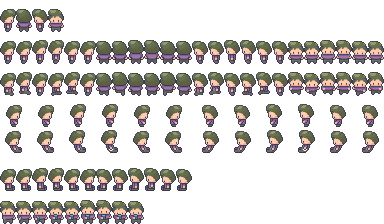
#> input picture prototype/assets/limezu/Adam_16x16.png, 384 x 224 px; its folder holds only this picture in this run
$ python make_coats.py
#> lines starting #> are read from the running program, lines starting #| are printed output that depends on the picture
# Build white-coat (doctor) variants of the LimeZu walk sheets by recolouring the
# shirt band to white. Output: assets/limezu/<Name>_coat.png, loaded by clinic2d.html.
# Re-run after changing the base character art.  Usage: python make_coats.py
from PIL import Image

NAMES = ['Adam', 'Amelia', 'Bob', 'Alex']
SRC = 'assets/limezu/%s_16x16.png'
OUT = 'assets/limezu/%s_coat.png'

def is_skin(r, g, b):
    return r > 150 and 90 < g < 205 and b < 175 and r > g >= b - 12

def whiten(r, g, b):
    L = 0.3*r + 0.59*g + 0.11*b
    if L < 80:                       # outline / deep fold -> keep a cool grey
        return (80, 86, 99, 255)
    t = max(0.0, min(1.0, (L - 80) / (150 - 80)))
    base = int(205 + t * 50)         # 205..255, shading preserved
    return (max(0, base - 5), max(0, base - 2), min(255, base + 4), 255)

def make(name):
#> called with name = 'Adam'
    im = Image.open(SRC % name).convert('RGBA')
#> im is the input picture: PIL image 384x224 RGBA; mean R, G, B, A 40.4, 36.3, 34.4, 76.5
    px = im.load(); W, H = im.size
#> after `W, H = im.size`: W = 384; H = 224
    out = im.copy(); o = out.load()
    for Y in range(H):
        if not (22 <= Y % 32 <= 28):  # shirt band within each 32px frame
            continue
        for X in range(W):
            r, g, b, a = px[X, Y]
            if a < 200 or is_skin(r, g, b):
                continue
            o[X, Y] = whiten(r, g, b)
    out.save(OUT % name)
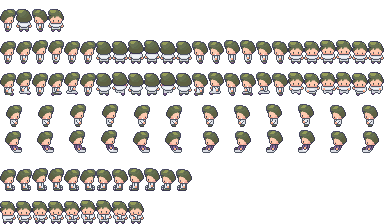
#> saved as Adam_coat.png: PIL image 384x224 RGBA; mean R, G, B, A 43.8, 40.8, 37.8, 76.5; transparent parts drawn white
    print('wrote', OUT % name)

if __name__ == '__main__':
    for n in NAMES:
#> (the run stopped early here; a loop or call above may not have finished)
